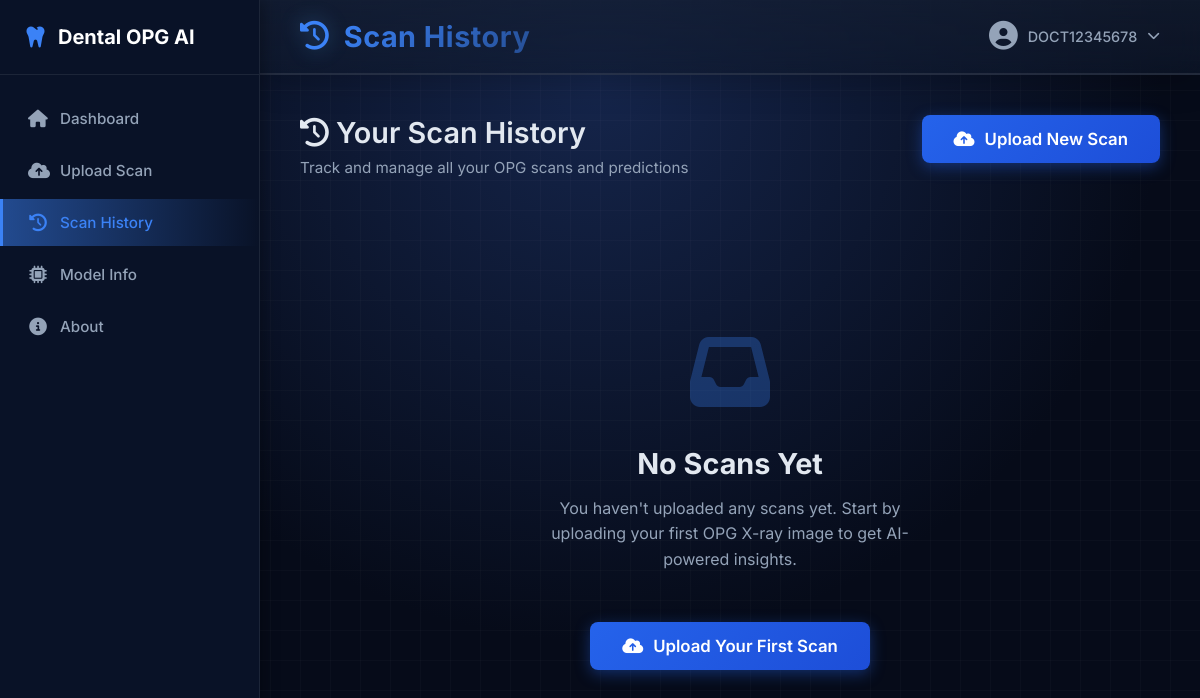
The app's page /scan-history (signed in), older data.
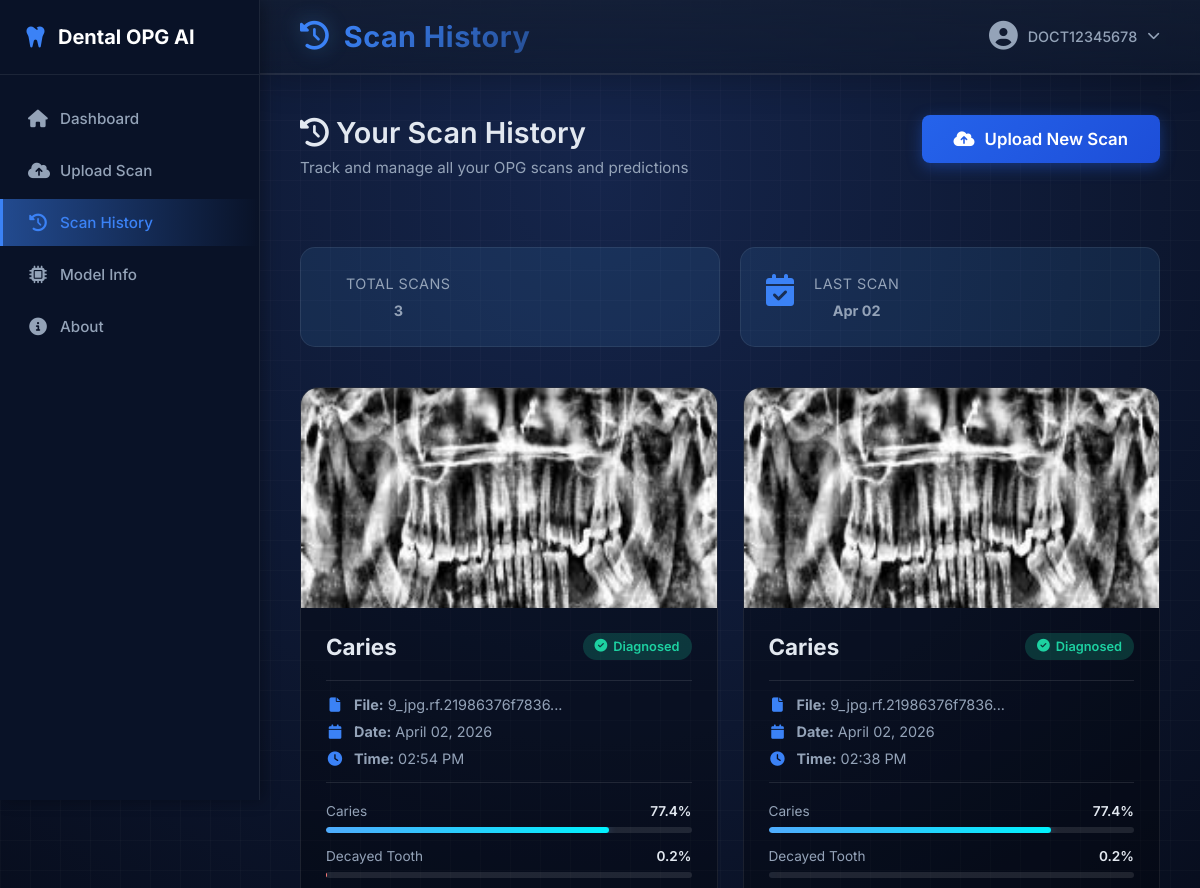
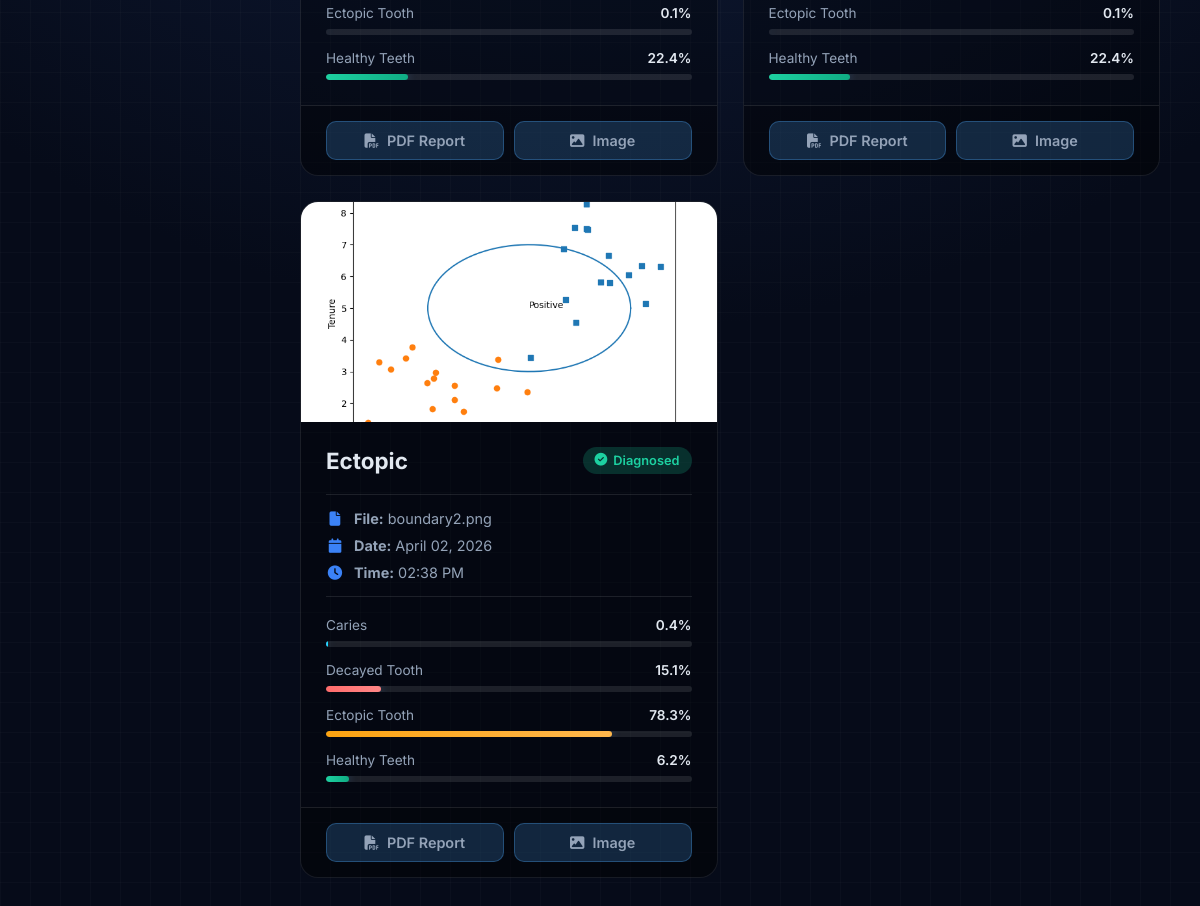
The same page, newer data (2 pictures, top to bottom).
### app.py (models this page shows)
class User(UserMixin, db.Model):
    id = db.Column(db.Integer, primary_key=True)
    username = db.Column(db.String(80), unique=True, nullable=False)
    mobile = db.Column(db.String(20), unique=True, nullable=False)
    password = db.Column(db.String(255), nullable=False)
    scans = db.relationship('ScanHistory', backref='user', lazy=True, cascade='all, delete-orphan')

class ScanHistory(db.Model):
    id = db.Column(db.Integer, primary_key=True)
    user_id = db.Column(db.Integer, db.ForeignKey('user.id'), nullable=False)
    filename = db.Column(db.String(255), nullable=False)
    prediction = db.Column(db.String(80), nullable=False)
    timestamp = db.Column(db.DateTime, default=datetime.now)
    image_path = db.Column(db.String(255), nullable=False)
    caries_prob = db.Column(db.Float, default=0.0)
    decayed_prob = db.Column(db.Float, default=0.0)
    ectopic_prob = db.Column(db.Float, default=0.0)
    healthy_prob = db.Column(db.Float, default=0.0)

### app.py (the view)
@app.route('/scan-history', methods=['GET'])
@login_required
def scan_history():
    scans = ScanHistory.query.filter_by(user_id=current_user.id).order_by(ScanHistory.timestamp.desc()).all()
    return render_template('scan_history.html', scans=scans)

### app.py (called while the page is built)
@app.after_request
def add_header(response):
    response.headers['Cache-Control'] = 'no-store, no-cache, must-revalidate, max-age=0'
    response.headers['Pragma'] = 'no-cache'
    response.headers['Expires'] = '0'
    return response

@login_manager.user_loader
def load_user(user_id):
    return User.query.get(int(user_id))

### templates/scan_history.html (shortened to what this page needs)
<!DOCTYPE html>
<html lang="en">
<head>
    <link rel="stylesheet" href="https://cdnjs.cloudflare.com/ajax/libs/font-awesome/6.4.0/css/all.min.css">
    <link rel="stylesheet" href="{{ url_for('static', filename='index.css') }}">
</head>
<body>
<div class="app-container">
    <aside class="sidebar">
        <div class="sidebar-header">
            <i class="fa-solid fa-tooth"></i>
            <span>Dental OPG AI</span>
        </div>
        <nav class="sidebar-nav">
            <a href="/" class="nav-link {% if request.path == '/' %}active{% endif %}">
                <i class="fa-solid fa-house"></i> Dashboard
            </a>
            <a href="/upload" class="nav-link {% if request.path.startswith('/upload') %}active{% endif %}">
                <i class="fa-solid fa-cloud-arrow-up"></i> Upload Scan
            </a>
            <a href="/scan-history" class="nav-link {% if request.path == '/scan-history' %}active{% endif %}">
                <i class="fa-solid fa-history"></i> Scan History
            </a>
            <a href="/model-info" class="nav-link {% if request.path == '/model-info' %}active{% endif %}">
                <i class="fa-solid fa-microchip"></i> Model Info
            </a>
            <a href="/about" class="nav-link {% if request.path == '/about' %}active{% endif %}">
                <i class="fa-solid fa-circle-info"></i> About
            </a>
        </nav>
    </aside>
    <main class="main-content">
        <header class="topbar">
            <div class="page-title">
                <i class="fa-solid fa-history" style="color: var(--accent); font-size: 1.8rem;"></i>
                <h2>Scan History</h2>
            </div>
            <div class="user-profile">
                <div class="profile-dropdown">
                    <div class="profile-info" onclick="toggleProfileMenu()">
                        <i class="fa-solid fa-circle-user"></i>
                        <span class="username">{{ current_user.username }}</span>
                        <i class="fa-solid fa-chevron-down" style="font-size: 0.8rem;"></i>
                    </div>
                </div>
            </div>
        </header>
        <div class="content-area">
            <section class="tab-content active-tab">
                <div class="scan-history-header">
                    <div>
                        <h2><i class="fa-solid fa-history"></i> Your Scan History</h2>
                        <p class="section-desc">Track and manage all your OPG scans and predictions</p>
                    </div>
                    <a href="/upload" class="btn-primary" style="text-decoration: none; display: inline-flex; align-items: center; gap: 10px;">
                        <i class="fa-solid fa-cloud-arrow-up"></i> Upload New Scan
                    </a>
                </div>
                {% if scans %}
                <div class="scan-history-stats">
                    <div class="stat-card">
                        <div>
                            <p class="stat-label">Total Scans</p>
                            <p class="stat-value">{{ scans|length }}</p>
                        </div>
                    </div>
                    <div class="stat-card">
                        <i class="fa-solid fa-calendar-check"></i>
                        <div>
                            <p class="stat-label">Last Scan</p>
                            <p class="stat-value">{{ scans[0].timestamp.strftime('%b %d') }}</p>
                        </div>
                    </div>
                </div>
                <div class="scan-history-container">
                    {% for scan in scans %}
                    <div class="scan-card" data-scan-id="{{ scan.id }}">
                        <div class="scan-card-header">
                            <div class="scan-preview">
                            </div>
                        </div>
                        <div class="scan-card-body">
                            <div class="scan-prediction">
                                <h3>{{ scan.prediction }}</h3>
                                <div class="prediction-badge">
                                    <i class="fa-solid fa-check-circle"></i> Diagnosed
                                </div>
                            </div>
                            <div class="scan-metadata">
                                <div class="meta-item">
                                    <i class="fa-solid fa-file"></i>
                                    <span><strong>File:</strong> {{ scan.filename|truncate(25) }}</span>
                                </div>
                                <div class="meta-item">
                                    <i class="fa-solid fa-calendar"></i>
                                    <span><strong>Date:</strong> {{ scan.timestamp.strftime('%B %d, %Y') }}</span>
                                </div>
                                <div class="meta-item">
                                    <i class="fa-solid fa-clock"></i>
                                    <span><strong>Time:</strong> {{ scan.timestamp.strftime('%I:%M %p') }}</span>
                                </div>
                            </div>
                            <div class="confidence-scores">
                                <div class="score-item">
                                    <div class="score-header">
                                        <span>Caries</span>
                                        <span class="score-percent">{{ "%.1f"|format(scan.caries_prob) }}%</span>
                                    </div>
                                    <div class="score-bar">
                                        <div class="score-fill" style="width: {{ scan.caries_prob }}%; background: linear-gradient(90deg, #4facfe, #00f2fe);"></div>
                                    </div>
                                </div>
                                <div class="score-item">
                                    <div class="score-header">
                                        <span>Decayed Tooth</span>
                                        <span class="score-percent">{{ "%.1f"|format(scan.decayed_prob) }}%</span>
                                    </div>
                                    <div class="score-bar">
                                        <div class="score-fill" style="width: {{ scan.decayed_prob }}%; background: linear-gradient(90deg, #ff6b6b, #ff8787);"></div>
                                    </div>
                                </div>
                                <div class="score-item">
                                    <div class="score-header">
                                        <span>Ectopic Tooth</span>
                                        <span class="score-percent">{{ "%.1f"|format(scan.ectopic_prob) }}%</span>
                                    </div>
                                    <div class="score-bar">
                                        <div class="score-fill" style="width: {{ scan.ectopic_prob }}%; background: linear-gradient(90deg, #fca311, #ffb74d);"></div>
                                    </div>
                                </div>
                                <div class="score-item">
                                    <div class="score-header">
                                        <span>Healthy Teeth</span>
                                        <span class="score-percent">{{ "%.1f"|format(scan.healthy_prob) }}%</span>
                                    </div>
                                    <div class="score-bar">
                                        <div class="score-fill" style="width: {{ scan.healthy_prob }}%; background: linear-gradient(90deg, #1dd1a1, #10ac84);"></div>
                                    </div>
                                </div>
                            </div>
                        </div>
                        <div class="scan-card-footer">
                            <a href="/download-report/{{ scan.id }}" class="action-btn" title="Download PDF Report">
                                <i class="fa-solid fa-file-pdf"></i> PDF Report
                            </a>
                            <button class="action-btn" onclick="downloadImage('{{ scan.image_path }}', '{{ scan.filename }}')" title="Download Image">
                                <i class="fa-solid fa-image"></i> Image
                            </button>
                        </div>
                    </div>
                    {% endfor %}
                </div>
                {% else %}
                <div class="empty-state-container">
                    <div class="empty-state">
                        <div class="empty-icon">
                            <i class="fa-solid fa-inbox"></i>
                        </div>
                        <h3>No Scans Yet</h3>
                        <p>You haven't uploaded any scans yet. Start by uploading your first OPG X-ray image to get AI-powered insights.</p>
                        <a href="/upload" class="btn-primary" style="margin-top: 30px; display: inline-flex; align-items: center; gap: 10px; text-decoration: none;">
                            <i class="fa-solid fa-cloud-arrow-up"></i> Upload Your First Scan
                        </a>
                    </div>
                </div>
                {% endif %}
            </section>
        </div>
    </main>
</div>
</body>
</html>

### templates/scan_history.html (style rules this page uses)
.scan-history-header { display: flex; justify-content: space-between; align-items: flex-start; margin-bottom: 40px; gap: 20px; }
.scan-history-header h2 { margin: 0 0 8px 0; color: var(--text-primary); }
.scan-history-stats { display: grid; grid-template-columns: repeat(auto-fit, minmax(200px, 1fr)); gap: 20px; margin-bottom: 40px; }
.stat-card { background: rgba(79, 172, 254, 0.1); border: 1px solid var(--glass-border); border-radius: 15px; padding: 25px; display: flex; align-items: center; gap: 20px; backdrop-filter: blur(10px); transition: all 0.3s ease; }
.stat-card i { font-size: 2rem; color: var(--accent); }
.stat-label { color: var(--text-secondary); font-size: 0.85rem; margin: 0; text-transform: uppercase; letter-spacing: 0.5px; }
.stat-value { color: var(--text-primary); font-size: 1.8rem; font-weight: 700; margin: 5px 0 0 0; }
.scan-history-container { display: grid; grid-template-columns: repeat(auto-fill, minmax(350px, 1fr)); gap: 25px; }
.scan-card { background: rgba(0, 0, 0, 0.3); border: 1px solid var(--glass-border); border-radius: 18px; overflow: hidden; backdrop-filter: blur(10px); -webkit-backdrop-filter: blur(10px); transition: all 0.4s ease; display: flex; flex-direction: column; height: 100%; }
.scan-card-header { position: relative; overflow: hidden; }
.scan-preview { position: relative; width: 100%; height: 220px; overflow: hidden; background: linear-gradient(135deg, rgba(79, 172, 254, 0.1), rgba(0, 242, 254, 0.1)); }
.scan-card-body { padding: 25px; flex: 1; display: flex; flex-direction: column; gap: 20px; }
.scan-prediction { display: flex; align-items: center; justify-content: space-between; gap: 15px; }
.scan-prediction h3 { margin: 0; font-size: 1.4rem; color: var(--text-primary); }
.prediction-badge { background: rgba(29, 209, 161, 0.2); color: #1dd1a1; padding: 6px 12px; border-radius: 20px; font-size: 0.8rem; font-weight: 600; white-space: nowrap; display: flex; align-items: center; gap: 6px; }
.scan-metadata { display: flex; flex-direction: column; gap: 10px; border-top: 1px solid rgba(255, 255, 255, 0.1); border-bottom: 1px solid rgba(255, 255, 255, 0.1); padding: 15px 0; }
.meta-item { display: flex; align-items: center; gap: 10px; color: var(--text-secondary); font-size: 0.9rem; }
.meta-item i { color: var(--accent); width: 18px; text-align: center; }
.confidence-scores { display: flex; flex-direction: column; gap: 15px; }
.score-item { display: flex; flex-direction: column; gap: 8px; }
.score-header { display: flex; justify-content: space-between; font-size: 0.85rem; color: var(--text-secondary); }
.score-percent { font-weight: 600; color: var(--text-primary); }
.score-bar { height: 6px; background: rgba(255, 255, 255, 0.1); border-radius: 3px; overflow: hidden; }
.score-fill { height: 100%; border-radius: 3px; transition: width 0.6s ease; box-shadow: 0 0 10px rgba(79, 172, 254, 0.3); }
.scan-card-footer { display: flex; gap: 10px; padding: 15px 25px; border-top: 1px solid rgba(255, 255, 255, 0.1); background: rgba(0, 0, 0, 0.2); }
.action-btn { flex: 1; padding: 10px 15px; background: rgba(79, 172, 254, 0.2); border: 1px solid rgba(79, 172, 254, 0.3); border-radius: 10px; color: var(--text-secondary); cursor: pointer; transition: all 0.3s ease; font-size: 0.9rem; font-weight: 600; display: flex; align-items: center; justify-content: center; gap: 8px; text-decoration: none; }

Row changes from the older to the newer data that the page shows:
added ScanHistory: timestamp "Apr 02", prediction "Caries", filename "9_jpg.rf.21986376f7836...", timestamp "April 02, 2026", timestamp "02:54 PM", caries_prob "77.4", decayed_prob "0.2", ectopic_prob "0.1", healthy_prob "22.4"
added ScanHistory: prediction "Caries", filename "9_jpg.rf.21986376f7836...", timestamp "April 02, 2026", timestamp "02:38 PM", caries_prob "77.4", decayed_prob "0.2", ectopic_prob "0.1", healthy_prob "22.4"
added ScanHistory: prediction "Ectopic", filename "boundary2.png", timestamp "April 02, 2026", timestamp "02:38 PM", caries_prob "0.4", decayed_prob "15.1", ectopic_prob "78.3", healthy_prob "6.2"
Text that changed along with them:
{{ scans|length }}: (not shown) → "3"
text no longer shown: "No Scans Yet You haven't uploaded any scans yet. Start by uploading your first OPG X-ray image to get AI-powered insights. Upload Your First Scan"
text now shown: "TOTAL SCANS LAST SCAN"
